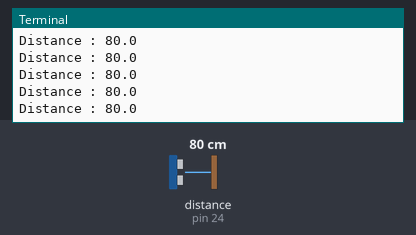
The program below on a simulated Raspberry Pi (header pin numbers). Shown: the last lines printed to the terminal. The inputs (shaded band) are chosen by the test bench; at power-on: distance to the obstacle (sensor on pin 24) 80 cm. The echo pulse lasts 58.3 µs per cm; the clock reads 2024-03-15 10:24:30 at power-on unless the program sets it.

Above: at 5.0 s.
5.1 s: distance to the obstacle (sensor on pin 24) set to 2 cm
At 6.0 s:
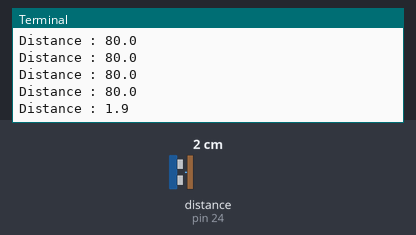
6.6 s: distance to the obstacle (sensor on pin 24) set to 4 cm
At 6.9 s:
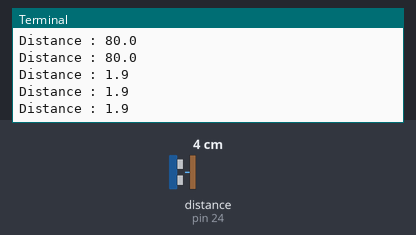
Timing chart, 0 to 9.6 s (numbered marks = the images above; inputs shaded):
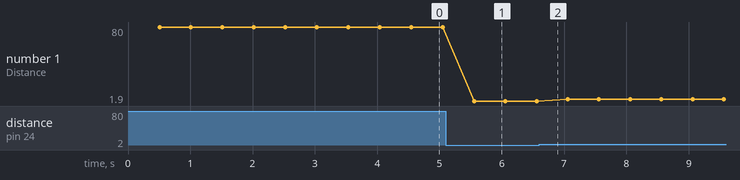

Measured:
- after the input at 5.1 s, the terminal: prints a new line after 0.46 s (image 1)
- plotted number 1: 80 → 1.9 after the input at 5.1 s, 1.9 → 4 after the input at 6.6 s

The program:

ultrasonic.py
```python
import RPi.GPIO as GPIO 	## Import GPIO library
import time 			## Import 'time' library. Allows us to use 'sleep'

GPIO.setmode(GPIO.BOARD) 	## Use board pin numbering

	# Define GPIO to use on Pi
GPIO_TRIGGER = 23
GPIO_ECHO    = 24

print "Ultrasonic Measurement"

for num in range(10,200):
		# Set pins as output and input
	GPIO.setup(GPIO_TRIGGER,GPIO.OUT)	# Trigger
	GPIO.setup(GPIO_ECHO,GPIO.IN)		# Echo

	GPIO.output(GPIO_TRIGGER, False)	# Set trigger to False (Low)

	time.sleep(0.5)				# Allow module to settle

	GPIO.output(GPIO_TRIGGER, True)		# Send 10us pulse to trigger
	time.sleep(0.00001)
	GPIO.output(GPIO_TRIGGER, False)
	start = time.time()

	while GPIO.input(GPIO_ECHO)==0:
	  start = time.time()

	while GPIO.input(GPIO_ECHO)==1:
	  stop = time.time()

	elapsed = stop-start			# Calculate pulse length

		# Distance pulse travelled in that time is time
		# multiplied by the speed of sound (cm/s)
	distance = elapsed * 34300

	distance = distance / 2			# Calculate pulse length

	print "Distance : %.1f" % distance

GPIO.cleanup()					# Reset GPIO settings
```
